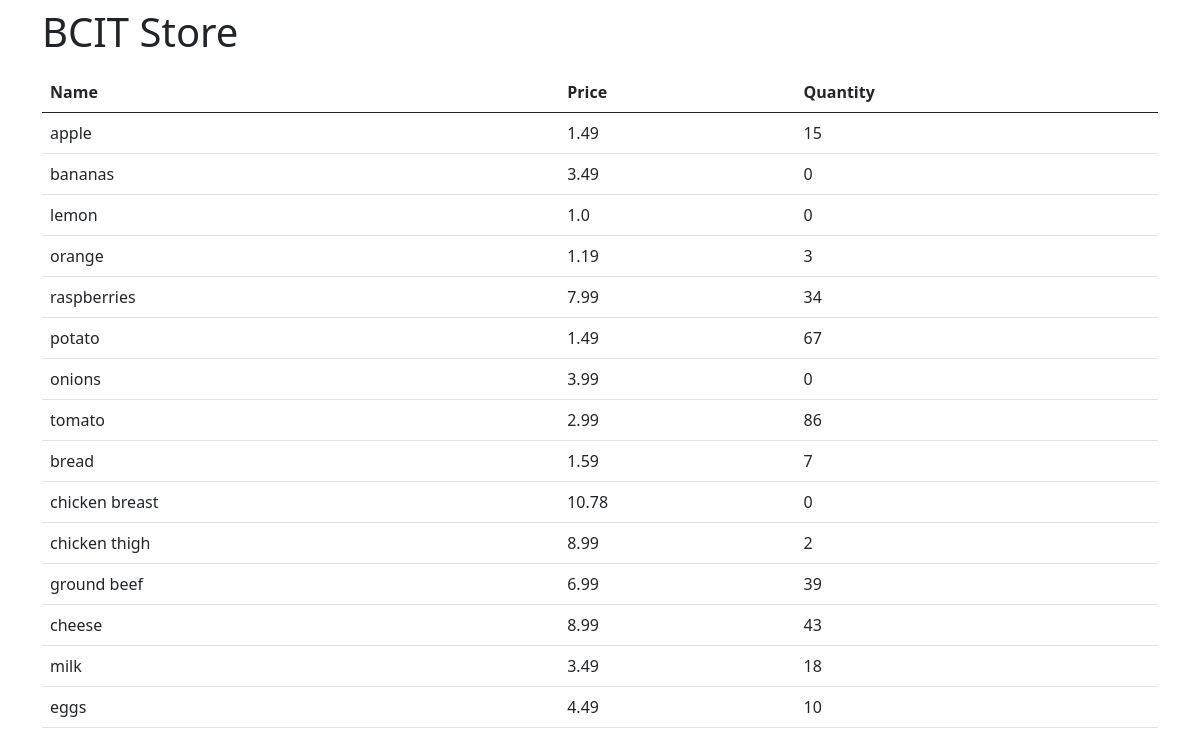
Before: / with the older database file.
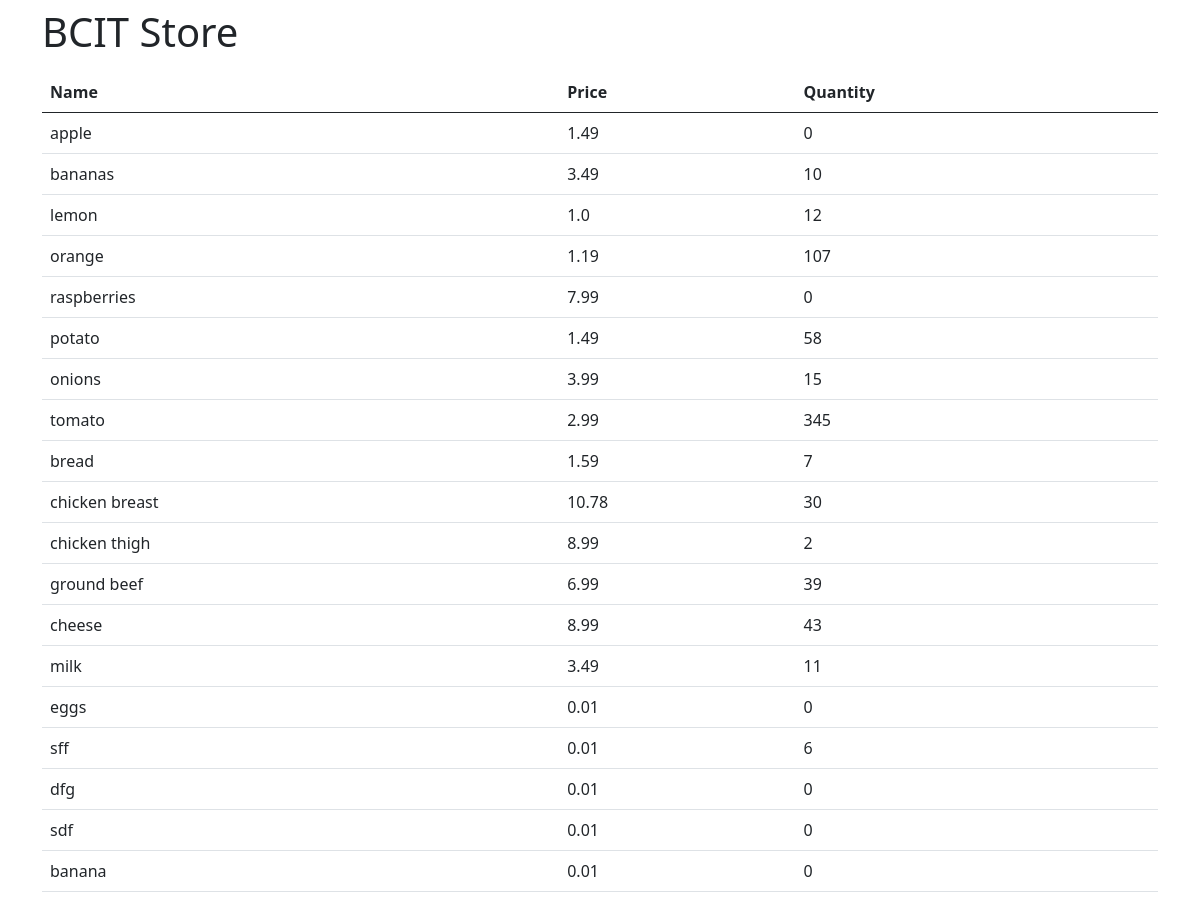
After: the same page with the newer database file.
### models.py (models this page shows, shortened)
class Product(db.Model):
    name = db.Column(db.String, unique=True, primary_key=True, nullable=False)
    price = db.Column(db.Float)
    quantity = db.Column(db.Integer)

### app.py (the view)
@app.route("/")
def home():
    data = Product.query.all()
    return render_template("index.html", products=data)

### templates/index.html
{% extends "base.html" %}
{% block content %}
<h1 class="py-2">BCIT Store</h1>
<table class="table table-highlighted">
    <thead>
        <tr>
            <th>Name</th>
            <th>Price</th>
            <th>Quantity</th>
        </tr>
    </thead>
    <tbody>
        {% for product in products %}
        <tr>
            <td>{{ product.name }}</td>
            <td>{{ product.price }}</td>
            <td>{{ product.quantity }}</td>
        </tr>
        {% endfor %}
    </tbody>
</table>
{% endblock %}

### templates/base.html (shortened to what this page needs)
<!doctype html>
<html lang="en">
<head>
    <link href="https://cdn.jsdelivr.net/npm/bootstrap@5.0.2/dist/css/bootstrap.min.css" rel="stylesheet"
>
</head>
<body>
    <div class="container">
        {% block content %}
        {% endblock %}
    </div>
</body>
</html>

Changed rows visible on the page:
changed Product "apple": quantity "15" → "0"
changed Product "bananas": quantity "0" → "10"
changed Product "lemon": quantity "0" → "12"
changed Product "orange": quantity "3" → "107"
changed Product "raspberries": quantity "34" → "0"
changed Product "potato": quantity "67" → "58"
changed Product "onions": quantity "0" → "15"
changed Product "tomato": quantity "86" → "345"
changed Product "chicken breast": quantity "0" → "30"
changed Product "milk": quantity "18" → "11"
changed Product "eggs": price "4.49" → "0.01"; quantity "10" → "0"
added Product: name "sff", price "0.01", quantity "6"
added Product: name "dfg", price "0.01", quantity "0"
added Product: name "sdf", price "0.01", quantity "0"
added Product: name "banana", price "0.01", quantity "0"
